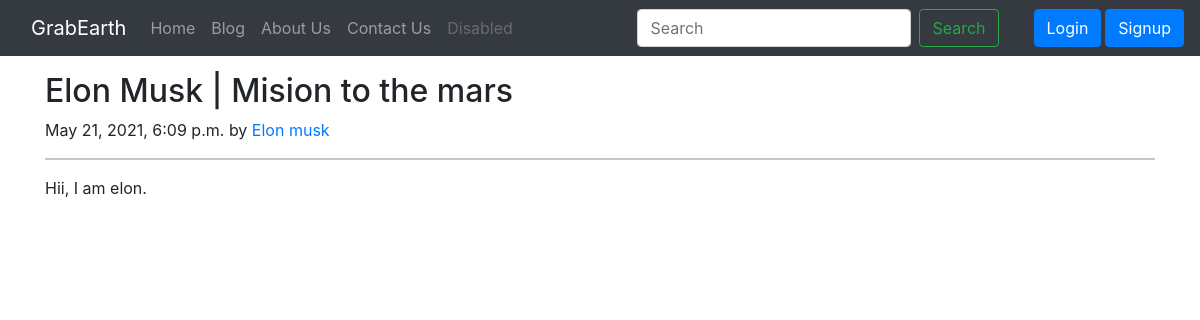
Screenshot of /blog/secondPost with the database file from the repository.
### blog/models.py (models this page shows, shortened)
class Post(models.Model):
    sno=models.AutoField(primary_key=True)
    title=models.CharField(max_length=255)
    author=models.CharField(max_length=14)
    slug=models.CharField(max_length=130)
    timeStamp=models.DateTimeField(blank=True)
    content=models.TextField()

### blog/views.py (the view)
# urls.py: path('<str:slug>', views.BlogPost, name="BlogPost"),
def BlogPost(request, slug):
    post= Post.objects.filter(slug=slug).first()
    params= {'post':post}
    return render(request, 'blog/blogpost.html', params)

### templates/blog/blogpost.html (shortened to what this page needs)
{% extends 'base.html' %}
{% block body %}
<div class="container my-3">
    <h2 class="blog-post-title">{{post.title}}</h2>
    <p class="blog-post-meta">{{post.timeStamp}} by <a href="/about">{{post.author}}</a></p><hr>
    <p>{{post.content}}</p>
</div>
{% endblock body %}

### templates/base.html (style rules this page uses)
a { text-decoration: none; }

### rows the page displays
Post: title "Elon Musk | Mision to the mars", timeStamp "May 21, 2021, 6:09 p.m.", author "Elon musk", content "Hii, I am elon."
